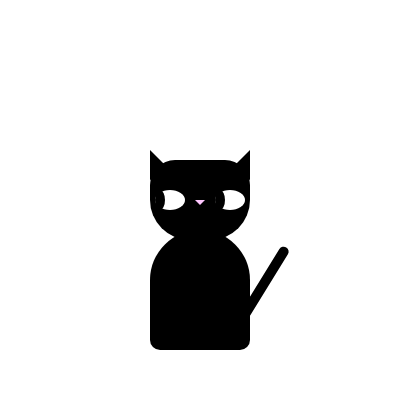
Frame 1 (no input)
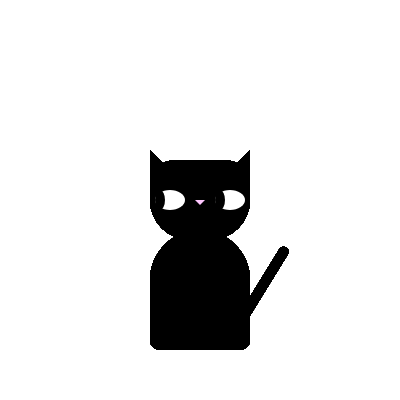
Frame 60 (no input)
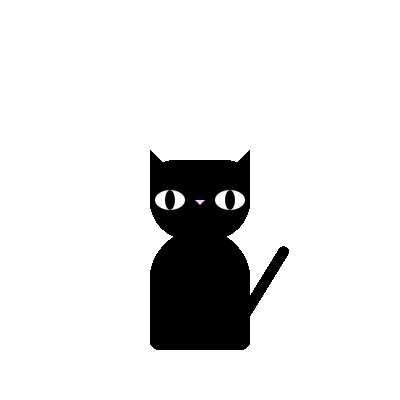
Frame 120 (the mouse pressed at the canvas centre since frame 60)

The p5.js sketch that drew these frames (run headless with seeded random() and noise() and a simulated clock; from frame 60 on, the mouse is pressed at the canvas centre):

// p5.js sketch
// ── sketch.js
function setup() {
  createCanvas(400, 400);
  rectMode(CENTER)
}

function draw() {
 drawCat();
}








//CODE FOR DRAWING THE CAT

function drawCat(){
  fill(0);
  noStroke();
  //face
  rect(width/2,height/2,100,80,25,25,50,50);
  //body
  rect(width/2,height/2 + 90,100,120,50,50,10,10);
  //tail
  push()
  translate(width/2 + 60,height/2 + 90)
  rotate(-45)
  rect(0,0,100,10,100);
  pop()
  //ears
  triangle(width/2 - 50, height/2 - 50, width/2 - 50, height/2 - 20, width/2 - 30, height/2 - 30)
   triangle(width/2 + 50, height/2 - 50, width/2 + 50, height/2 - 20, width/2 + 30, height/2 - 30)
  //nose
  fill(255,200,255)
  triangle(width/2, height/2 + 5, width/2 - 5, height/2, width/2 + 5, height/2);
  //eyes
  fill(255)
  ellipse(width/2 - 30,height/2,30,20);
  ellipse(width/2 + 30,height/2,30,20);
  fill(0,0,0)
  let factor = 0;
  if(mouseX < width){
     factor = map(mouseX, 0, width, -10, 10);
  }
  ellipse(width/2 - (30 - factor),height/2,10,20);
  ellipse(width/2 + (30 + factor),height/2,10,20);
  
}
